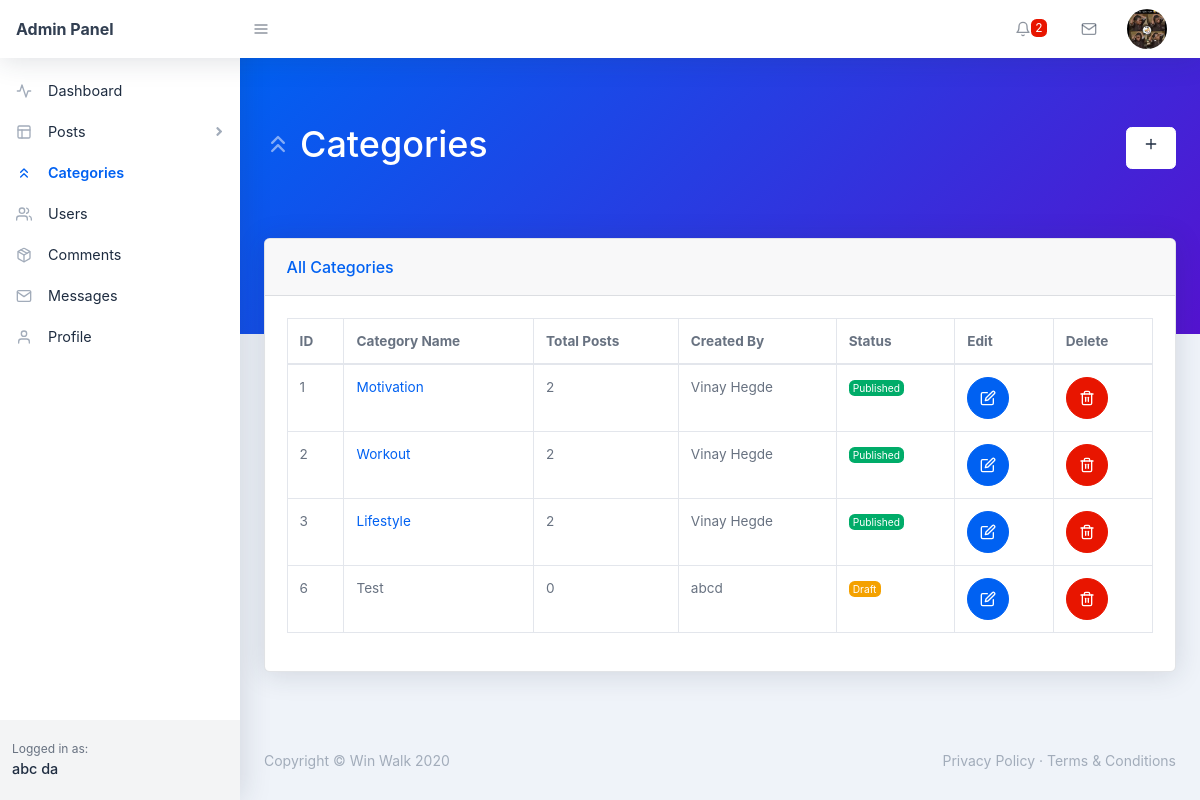
/backend/categories.php (signed in), run on the app's committed database.
### tables this page shows
CREATE TABLE `users` (
  `user_id` int(11) NOT NULL,
  `user_name` varchar(255) NOT NULL,
  `user_nickname` varchar(255) NOT NULL,
  `user_email` varchar(255) NOT NULL,
  `user_password` varchar(255) NOT NULL,
  `user_photo` text NOT NULL,
  `registered_on` varchar(255) NOT NULL,
  `user_role` varchar(255) NOT NULL DEFAULT 'Subscriber'
);

CREATE TABLE `categories` (
  `category_id` int(11) NOT NULL,
  `category_name` varchar(255) NOT NULL,
  `category_total_posts` int(11) NOT NULL,
  `total_post_views` int(11) NOT NULL,
  `category_status` varchar(11) NOT NULL DEFAULT 'Published',
  `created_on` varchar(255) NOT NULL,
  `created_by` varchar(255) NOT NULL
);

### backend/categories.php (the view, shortened to what this page needs)
<?php require_once('./includes/header.php'); ?>
    <body class="nav-fixed">
       <?php require_once('./includes/top-navbar.php');?>
        <div id="layoutSidenav">
            <div id="layoutSidenav_nav">
                 <?php
                   $curr_page = basename(__FILE__);
                   require_once('./includes/left-sidebar.php');
               ?>
            </div>
            <div id="layoutSidenav_content">
                <main>
                    <div class="page-header pb-10 page-header-dark bg-gradient-primary-to-secondary">
                        <div class="container-fluid">
                            <div class="page-header-content d-flex align-items-center justify-content-between text-white">
                                <h1 class="page-header-title">
                                    <div class="page-header-icon"><i data-feather="chevrons-up"></i></div>
                                    <span>Categories</span>
                                </h1>
                                <a href="new-category.php" title="Add new category" class="btn btn-white">
                                    <div class="page-header-icon"><i data-feather="plus"></i></div>
                                </a>
                            </div>
                        </div>
                    </div>
                    <div class="container-fluid mt-n10">
                        <div class="card mb-4">
                            <div class="card-header">All Categories</div>
                            <div class="card-body">
                                <div class="datatable table-responsive">
                                    <table class="table table-bordered table-hover" id="dataTable" width="100%" cellspacing="0">
                                        <thead>
                                            <tr>
                                                <th>ID</th>
                                                <th>Category Name</th>
                                                <th>Total Posts</th>
                                                <th>Created By</th>
                                                <th>Status</th>
                                                <th>Edit</th>
                                                <th>Delete</th>
                                            </tr>
                                        </thead>
                                        <tbody>
                                            <?php
                                                $sql = "SELECT * FROM categories";
                                                $stmt = $pdo->prepare($sql);
                                                $stmt->execute();
                                                while ($categories = $stmt->fetch(PDO::FETCH_ASSOC)) {
                                                    $category_id = $categories['category_id'];
                                                    $category_name = $categories['category_name'];
                                                    $category_total_posts = $categories['category_total_posts'];
                                                    $category_status = $categories['category_status'];
                                                    $created_by = $categories['created_by']; ?>
                                                    <tr>
                                                        <td><?php echo $category_id ;?></td>
                                                        <td>
                                                           <?php
                                                                if ($category_total_posts == 0) { ?>
                                                                    <?php echo $category_name ;?>
                                                                <?php } else { ?>
                                                                    <a href="../categories.php?category_id=<?php echo $category_id; ?>&category_name=<?php echo $category_name; ?>" target="_blank">
                                                                    <?php echo $category_name ;?>
                                                               <?php }
                                                           ?>
                                                        </td>
                                                        <td><?php echo $category_total_posts ;?></td>
                                                        <td><?php echo $created_by;?></td>
                                                        <td>
                                                            <?php
                                                                if($category_status == 'Published') {?>
                                                                    <div class="badge badge-success"><?php echo $category_status; ?>
                                                                    </div>
                                                                <?php } else { ?>
                                                                    <div class="badge badge-warning"><?php echo $category_status; ?>
                                                                    </div>
                                                                <?php }
                                                            ?>
                                                        </td>
                                                         <td>
                                                            <form action="edit-category.php" method="POST">
                                                                <button name="edit" type="submit" class="btn btn-blue btn-icon"><i data-feather="edit"></i></button>
                                                            </form>
                                                        </td>
                                                        <td>
                                                            <?php
                                                                if($category_total_posts == 0) { ?>
                                                                    <form action="categories.php" method="POST">
                                                                        <button name="delete-category" class="btn btn-red btn-icon"><i data-feather="trash-2"></i></button>
                                                                    </form>
                                                                <?php } else { ?>
                                                                    <button title="You can't delete category having a post!" name="delete-category" class="btn btn-red btn-icon"><i data-feather="trash-2"></i></button>
                                                                <?php }
                                                            ?>
                                                        </td>
                                                    </tr>
                                                <?php }
                                            ?>
                                        </tbody>
                                    </table>
                                </div>
                            </div>
                        </div>
                    </div>
                </main>
<?php require_once('./includes/footer.php'); ?>

### backend/includes/top-navbar.php (shortened to what this page needs)
<nav class="topnav navbar navbar-expand shadow navbar-light bg-white" id="sidenavAccordion">
    <a class="navbar-brand d-none d-sm-block" href="index.php">Admin Panel</a><button class="btn btn-icon btn-transparent-dark order-1 order-lg-0 mr-lg-2" id="sidebarToggle" href="#"><i data-feather="menu"></i></button>
    <ul class="navbar-nav align-items-center ml-auto">
        <?php
            $sql = "SELECT * FROM comments WHERE comment_state = :state";
            $stmt = $pdo->prepare($sql);
            $stmt->execute([
                ':state' => 0
            ]);
            $count_comment = $stmt->rowCount();
        ?>
        <li class="nav-item dropdown no-caret mr-3 dropdown-notifications">
            <a class="btn btn-icon btn-transparent-dark dropdown-toggle" id="navbarDropdownAlerts" href="comments.php" role="button" data-toggle="dropdown" aria-haspopup="true" aria-expanded="false">
                <i data-feather="bell"></i>
                <?php
                    if($count_comment != 0) { ?>
                        <span class="badge badge-red"><?php echo $count_comment; ?></span>
                   <?php }
                ?>
            </a>
        </li>
        <li class="nav-item dropdown no-caret mr-3 dropdown-notifications">
            <a class="btn btn-icon btn-transparent-dark dropdown-toggle" id="navbarDropdownMessages" href="#" role="button" data-toggle="dropdown" aria-haspopup="true" aria-expanded="false">
                <i data-feather="mail"></i>
            </a>
        </li>
        <?php
            if(isset($_COOKIE['_uid_'])) {
                $user_id = base64_decode($_COOKIE['_uid_']);
            } else if(isset($_SESSION['user_id'])) {
                $user_id = $_SESSION['user_id'];
            } else {
                $user_id = -1;
            }
            $sql = "SELECT * FROM users WHERE user_id = :id";
            $stmt = $pdo->prepare($sql);
            $stmt->execute([
                ':id' => $user_id
            ]);
            $user = $stmt->fetch(PDO::FETCH_ASSOC);
            $user_photo = $user['user_photo'];
        ?>
        <li class="nav-item dropdown no-caret mr-3 dropdown-user">
            <a class="btn btn-icon btn-transparent-dark dropdown-toggle" id="navbarDropdownUserImage" href="javascript:void(0);" role="button" data-toggle="dropdown" aria-haspopup="true" aria-expanded="false"><img class="img-fluid" src="./assets/img/<?php echo $user_photo; ?>"/></a>
        </li>
    </ul>
</nav>

### backend/includes/left-sidebar.php (shortened to what this page needs)
 <nav class="sidenav shadow-right sidenav-light">
        <div class="sidenav-menu">
            <div class="nav accordion" id="accordionSidenav">
                <?php
                    if ($curr_page == 'index.php') { ?>
                        <a class="nav-link collapsed pt-4 active" href="index.php">
                            <div class="nav-link-icon"><i data-feather="activity"></i></div>
                            Dashboard
                        </a>
                    <?php } else { ?>
                          <a class="nav-link collapsed pt-4 " href="index.php">
                            <div class="nav-link-icon"><i data-feather="activity"></i></div>
                            Dashboard
                        </a>
                    <?php }
                ?>
                <?php
                    if($curr_page == 'all-post.php' || $curr_page == 'new-page.php' || $curr_page == 'add-new.php' || $curr_page== 'edit-post.php') { ?>
                        <a class="nav-link" href="javascript:void(0);" data-toggle="collapse" data-target="#collapseLayouts" aria-expanded="true" aria-controls="collapseLayouts"><div class="nav-link-icon "><i data-feather="layout"></i></div>
                        Posts
                        <div class="sidenav-collapse-arrow"><i class="fas fa-angle-down"></i></div>
                        </a>
                        <div class="collapse show" id="collapseLayouts" data-parent="#accordionSidenav">
                            <nav class="sidenav-menu-nested nav accordion" id="accordionSidenavLayout">
                                <a class="nav-link" href="all-post.php">All Posts</a>
                                <a class="nav-link" href="add-new.php">Add New Post</a>
                            </nav>
                        </div>
                    <?php } else {?>
                        <a class="nav-link collapsed" href="javascript:void(0);" data-toggle="collapse" data-target="#collapseLayouts" aria-expanded="false" aria-controls="collapseLayouts"><div class="nav-link-icon"><i data-feather="layout"></i></div>
                        Posts
                        <div class="sidenav-collapse-arrow"><i class="fas fa-angle-down"></i></div>
                        </a>
                        <?php }
                ?>
                    <?php
                        if ($curr_page == 'new-category.php' || $curr_page == 'categories.php' || $curr_page == 'edit-category.php') { ?>
                            <a class="nav-link active" href="categories.php" ><div class="nav-link-icon"><i data-feather="chevrons-up"></i></div>
                        Categories
                    </a>
                      <?php  } else { ?>
                        <a class="nav-link " href="categories.php" ><div class="nav-link-icon"><i data-feather="chevrons-up"></i></div>
                        Categories
                    </a>
                      <?php }
                    ?>
                    <?php
                        if($curr_page == 'user-update.php' || $curr_page == 'new-user.php' || $curr_page == 'users.php') { ?>
                              <a class="nav-link active" href="users.php" ><div class="nav-link-icon"><i data-feather="users"></i></div>
                                Users
                                </a>
                        <?php } else { ?>
                              <a class="nav-link" href="users.php" ><div class="nav-link-icon"><i data-feather="users"></i></div>
                                    Users
                                </a>
                            <?php }
                    ?>
                    <a class="nav-link" href="comments.php" ><div class="nav-link-icon"><i data-feather="package"></i></div>
                        Comments
                    </a>
                    <?php
                        if($curr_page == 'messages.php' || $curr_page == 'reply.php' || $curr_page == 'users.php') { ?>
                             <a class="nav-link active" href="messages.php" ><div class="nav-link-icon"><i data-feather="mail"></i></div>
                        Messages
                    </a>
                        <?php } else { ?>
                             <a class="nav-link" href="messages.php" ><div class="nav-link-icon"><i data-feather="mail"></i></div>
                        Messages
                    </a>
                            <?php }
                    ?>
                    <a class="nav-link" href="profile.php" ><div class="nav-link-icon"><i data-feather="user"></i></div>
                        Profile
                    </a>
            </div>
        </div>
        <div class="sidenav-footer">
            <div class="sidenav-footer-content">
                <div class="sidenav-footer-subtitle">Logged in as:</div>
                 <?php
                    if(isset($_COOKIE['_uid_'])) {
                        $user_id = base64_decode($_COOKIE['_uid_']);
                    } else if(isset($_SESSION['user_id'])) {
                        $user_id = $_SESSION['user_id'];
                    } else {
                        $user_id = -1;
                    }
                    $sql = "SELECT * FROM users WHERE user_id = :id";
                    $stmt = $pdo->prepare($sql);
                    $stmt->execute([
                        ':id' => $user_id
                    ]);
                    $user = $stmt->fetch(PDO::FETCH_ASSOC);
                    $user_name = $user['user_name'];
                ?>
                <div class="sidenav-footer-title"><?php echo $user_name; ?></div>
            </div>
        </div>
</nav>

### data on the page
users: user_photo (picture), user_name "abc da"
categories: category_id "1", category_name "Motivation", category_total_posts "2", created_by "Vinay Hegde", category_status "Published"
categories: category_id "2", category_name "Workout", category_total_posts "2", created_by "Vinay Hegde", category_status "Published"
categories: category_id "3", category_name "Lifestyle", category_total_posts "2", created_by "Vinay Hegde", category_status "Published"
categories: category_id "6", category_name "Test", category_total_posts "0", created_by "abcd", category_status "Draft"

### other printed values
$count_comment "2"
